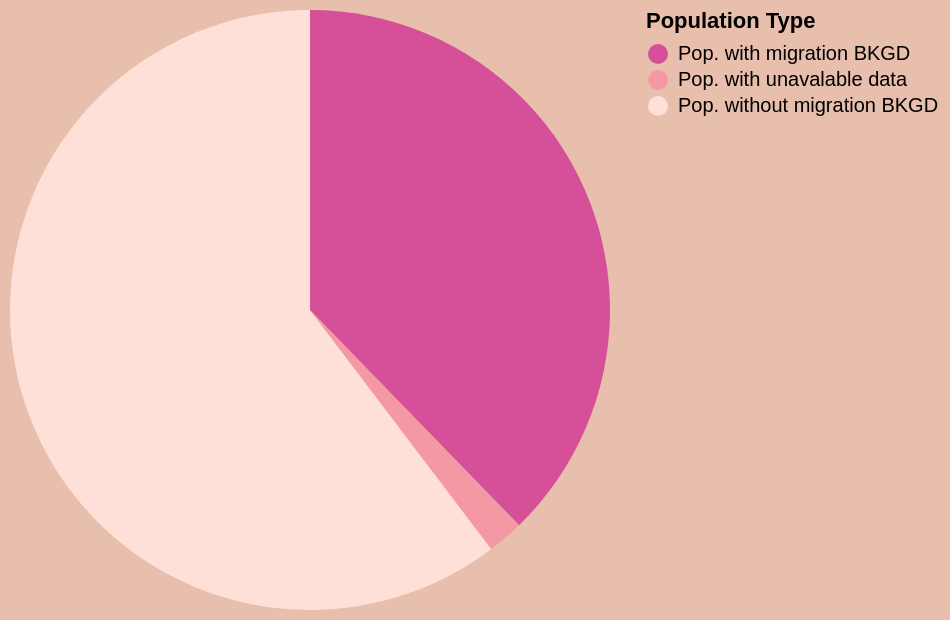

Vega-Lite specification stored for this chart:
### Vega-Lite specification from a JSON file in a GitHub repository (floating-point values rounded to 4 significant figures)
{"$schema": "https://vega.github.io/schema/vega-lite/v5.json", "description": "A simple pie chart with embedded data.", "background": "#E8BEAC", "data": {"values": [{"category": "Pop. without migration BKGD", "value": 4352}, {"category": "Pop. with migration BKGD", "value": 2722}, {"category": "Pop. with unavalable data", "value": 140}]}, "mark": "arc", "encoding": {"theta": {"field": "value", "type": "quantitative"}, "color": {"field": "category", "title": "Population Type", "type": "nominal", "scale": {"range": ["#d55099", "#f499a4", "#ffe0d8"]}}, "tooltip": [{"field": "category", "title": "Population Type", "type": "nominal"}, {"field": "value", "title": "Population in thousand", "type": "quantitative"}]}, "config": {"view": {"stroke": "transparent"}, "axis": {"domainWidth": 1}}}
